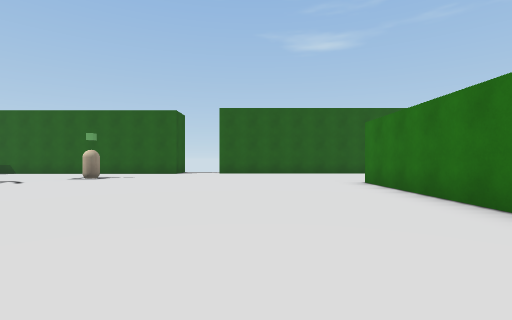
view 1 (above)

24 first-person views from a walk through a scene from a Unity 3-D project. The camera is 1.2 m above the floor, looks level and sees 85° across. The floor is counted in squares, 2 m on a side. Each view is taken from the middle of a square. On the plan, view 1 faces up. The plan holds only what a view shows up to about 9 squares ahead; the rest is blank. The player is left out. Some surface patterns are stand-ins.

view 2
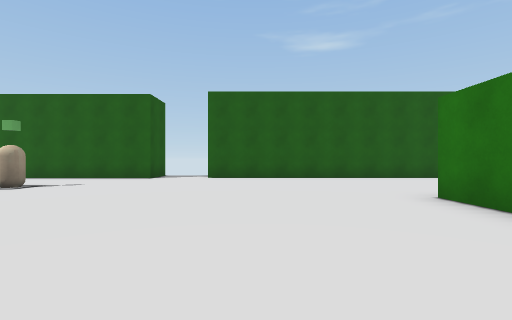

view 3
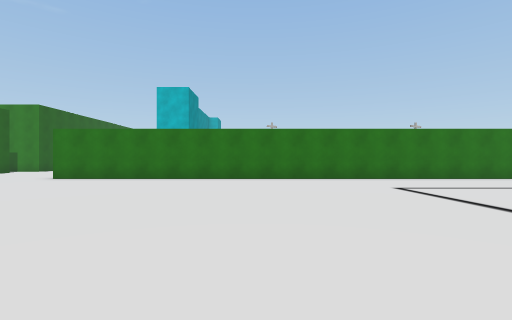

view 4
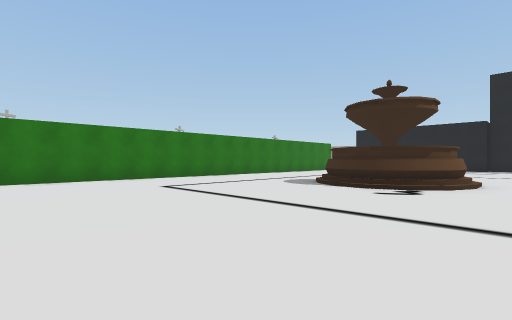

view 5
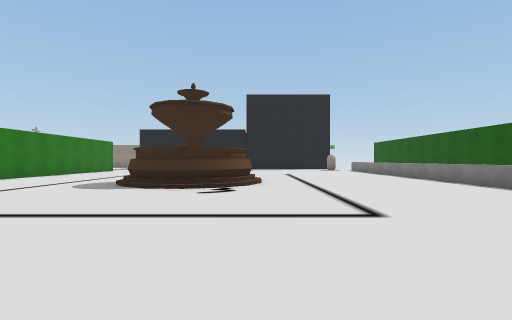

view 6
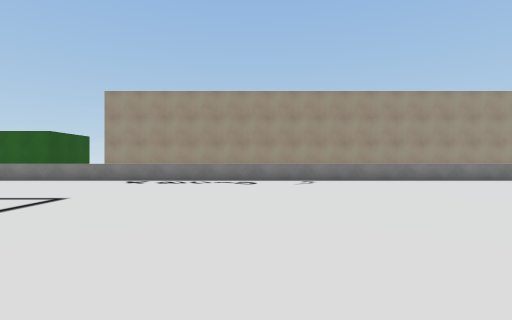

view 7
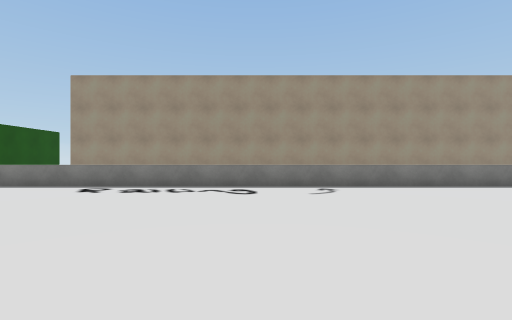

view 8
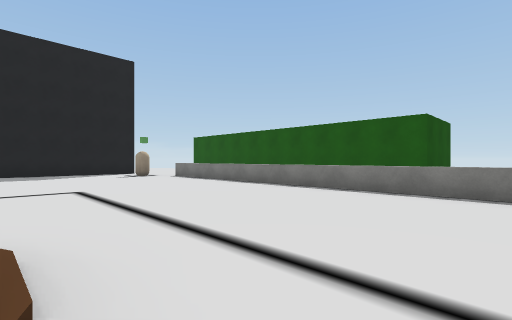

view 9
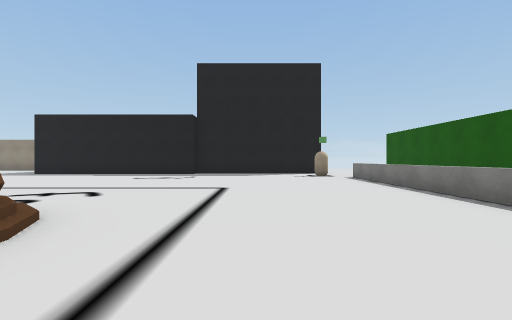

view 10
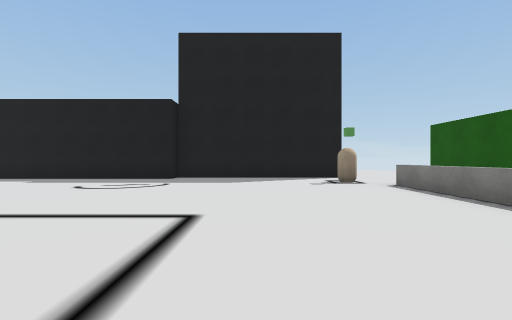

view 11
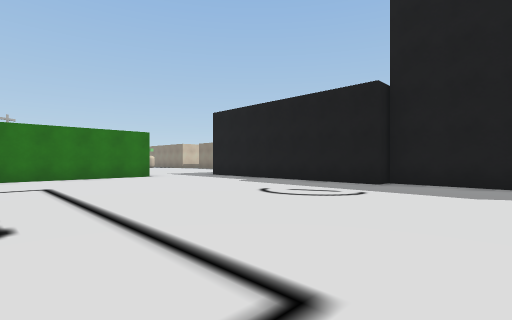

view 12
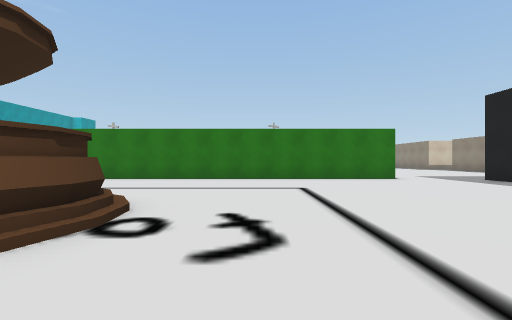

view 13
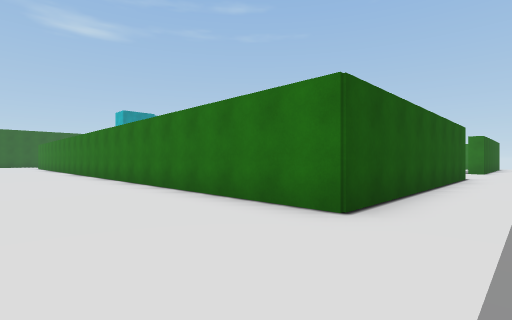

view 14
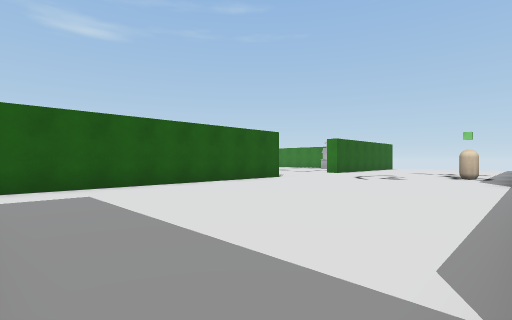

view 15
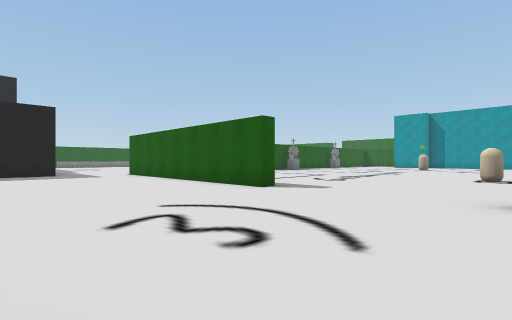

view 16
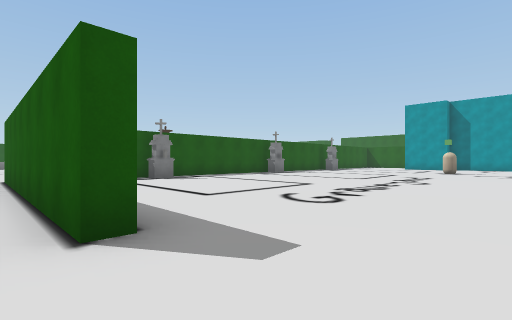

view 17
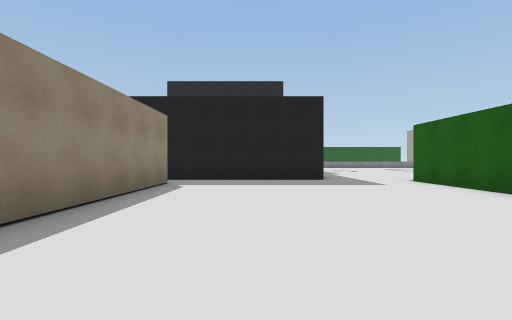

view 18
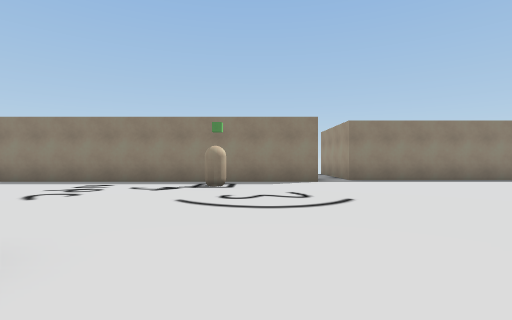

view 19
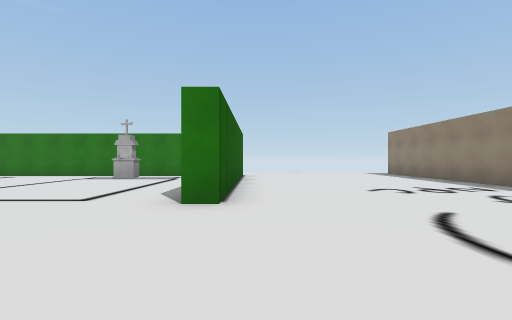

view 20
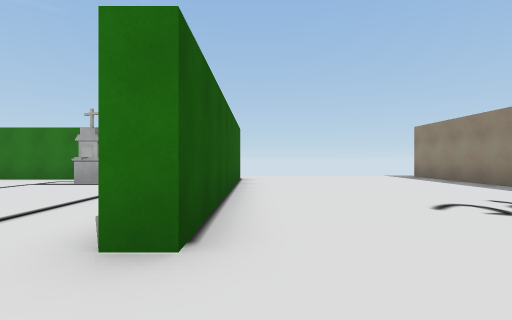

view 21
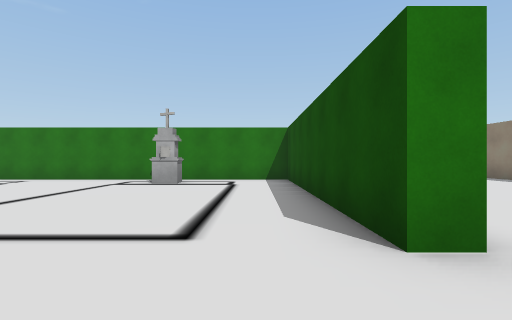

view 22
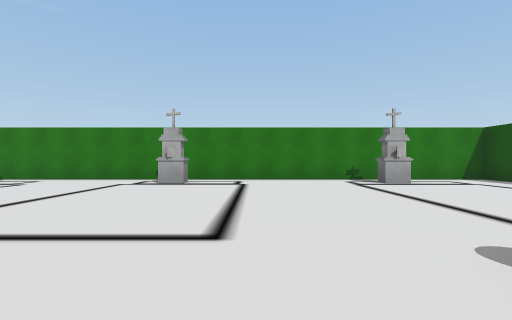

view 23
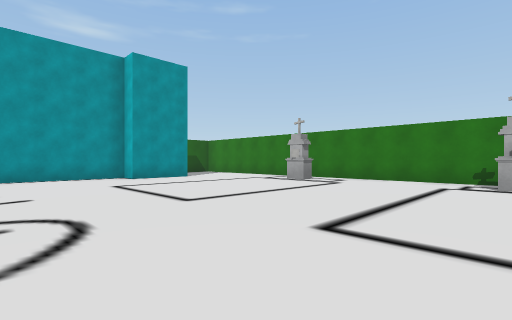

view 24
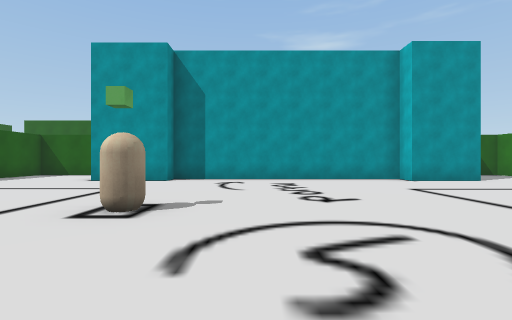

### Floor plan
Key: @ floor where view 1 was taken; # wall or solid block; . floor; / step, stairs or slope; ^ raised ledge; F fountain; C capsule; O other object.
Columns run from 15 left of view 1 to 22 right of it. Each row starts with its distance up from view 1.
 12          ............
 11          ............
 10          ...........
  9   #     .O..........
  8   # ^.  ...........
  7   # ^.............#
  6   # ^.............#
  5   # ^.............#....##########
  4   # ^.............# ............##
  3   # ^.............#  .............
  2   # ^.............#  ..............
  1   # ^.............#   .............. #
  0   # ^..........@..#O   ............O.#
 -1   # ^.............#     .O...........#
 -2   # ^.............#      ............#
 -3   # ^.............#       ...........#
 -4   # ^.............#       ...........#
 -5   # ^....../F.....#      ..........O.#
 -6     ^...../FFF....#     .............#
 -7 ### ^...../FFF....#    ..............#
 -8   # ^...../FF/....#   ...............#
 -9   # ^.............#  ........C.......#
-10   # ^.............# .................#
-11   # ^.............#O...............O.#
-12   # ^.............# .................#
-13   # ^.............#   ...............#
-14   # ^.............########....########
-15   #  .................................
-16   # ..O...............................
-17     .......#######....................
-18         ####     #....................
-19                  #....................
-20                  #...........O........
-21                  #.........###########
-22                  # #######.

Where each view was taken, in squares from view 1:
view 1: 0 up, 0 right, facing up
view 2: 3 up, 0 right, facing up
view 3: 1 up, 6 left, facing right
view 4: 1 up, 6 left, facing down-right
view 5: 1 up, 5 left, facing down
view 6: 1 up, 2 left, facing left
view 7: 1 up, 4 left, facing left
view 8: 5 down, 5 left, facing down-left
view 9: 5 down, 7 left, facing down
view 10: 8 down, 7 left, facing down
view 11: 10 down, 7 left, facing down-right
view 12: 10 down, 6 left, facing right
view 13: 16 down, 0 right, facing up-right
view 14: 21 down, 3 right, facing up-right
view 15: 19 down, 15 right, facing up-left
view 16: 15 down, 13 right, facing up-left
view 17: 19 down, 11 right, facing left
view 18: 13 down, 13 right, facing down
view 19: 15 down, 11 right, facing right
view 20: 15 down, 13 right, facing right
view 21: 13 down, 13 right, facing right
view 22: 7 down, 13 right, facing right
view 23: 5 down, 13 right, facing up-right
view 24: 4 down, 12 right, facing up
